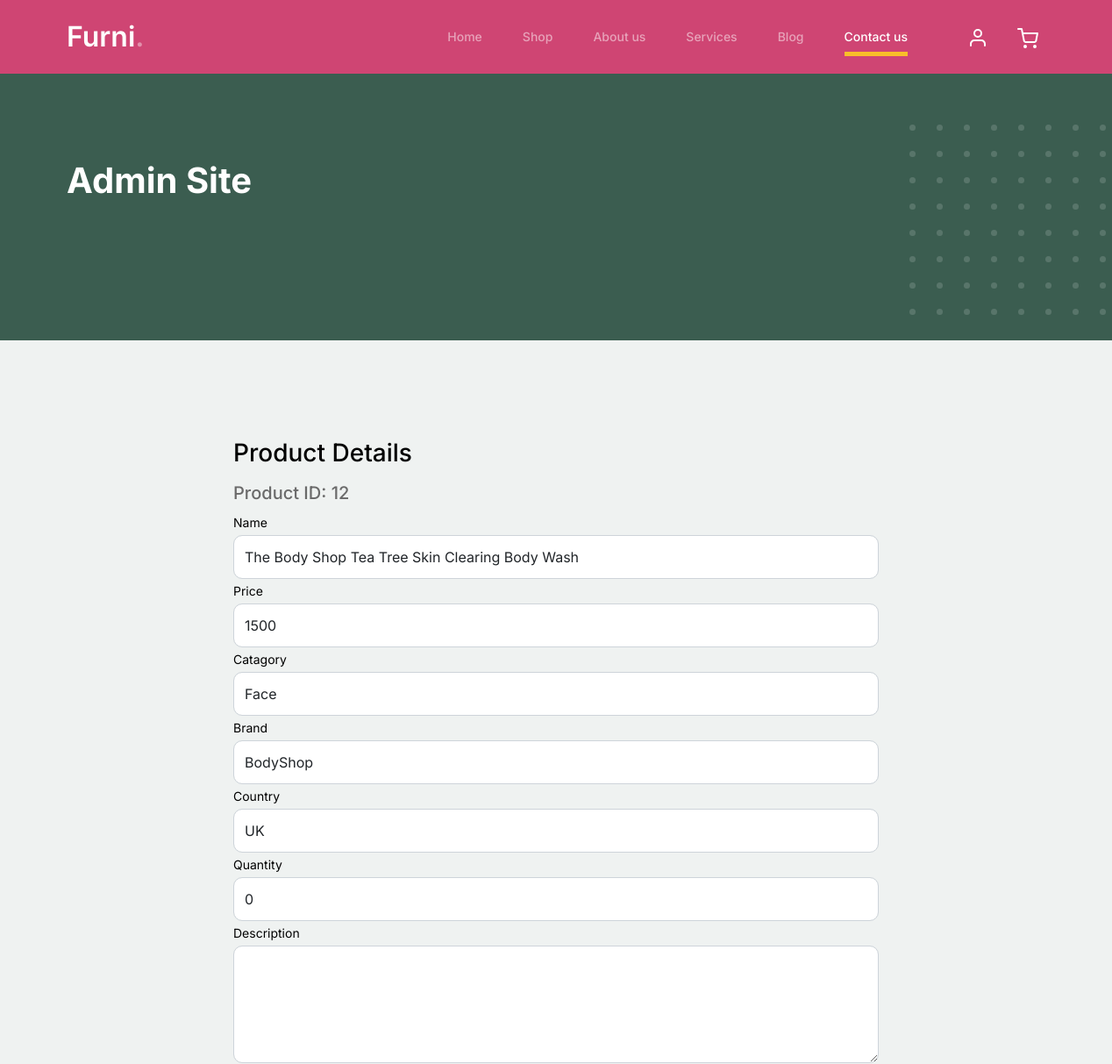
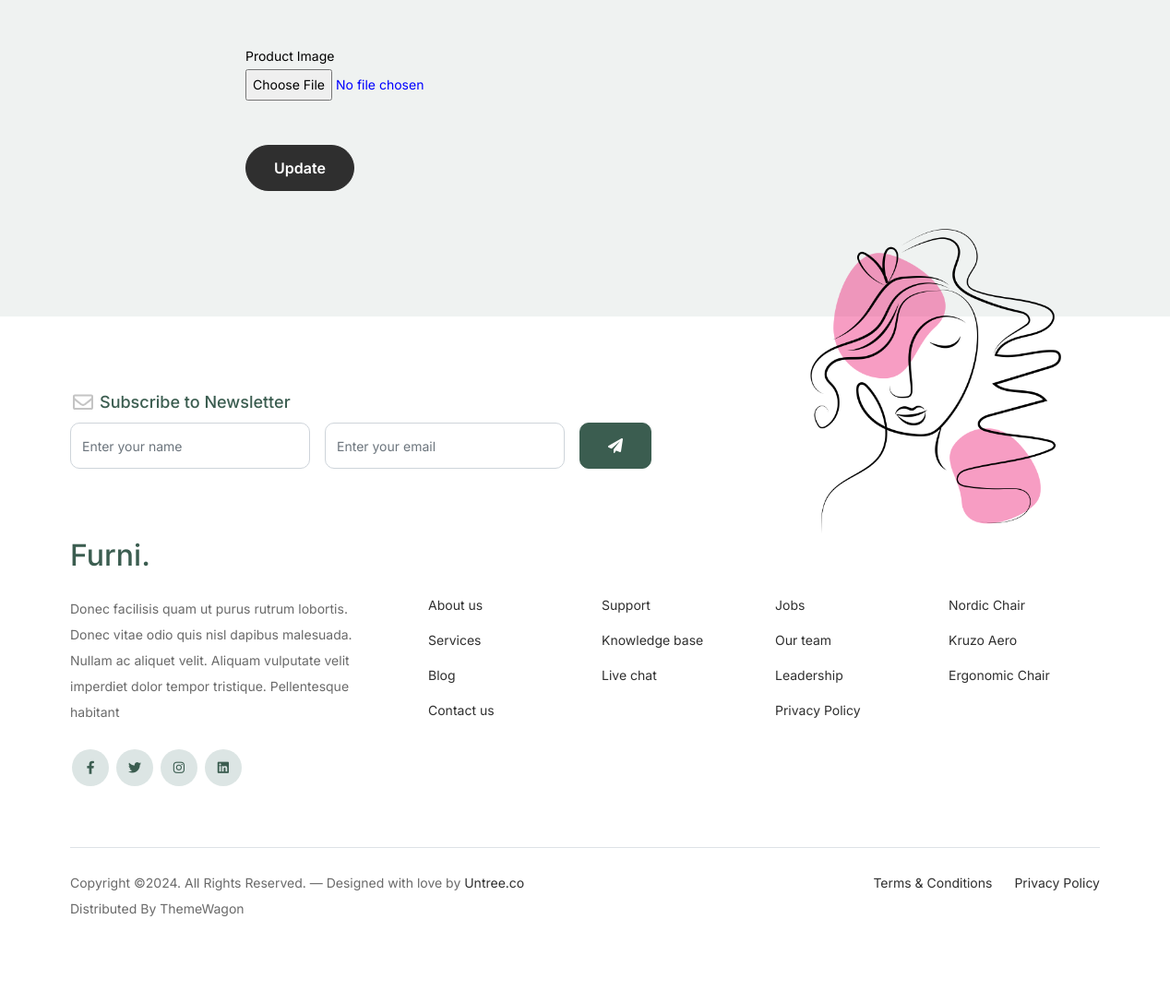
Screenshot of /alter/12/ with the database file from the repository (2 pictures, top to bottom).
### testing/models.py (models this page shows, shortened)
class Product(models.Model):
    name = models.CharField(max_length=200, null=True)
    price = models.IntegerField()
    catagory = models.CharField(max_length=200)
    brand = models.CharField(max_length=50)
    country = models.CharField(max_length=40)
    quantity = models.IntegerField(default=0)
    rating = models.FloatField(default=0.0)
    img = models.ImageField(upload_to='media/')
    description = models.CharField(max_length=500)

### testing/views.py (the view)
# urls.py: path('alter/<int:product_id>/', views.edit, name='edit'),
def edit(request, product_id):
    product = get_object_or_404(Product, id=product_id)
    return render(request, 'edit.html', {'product': product})

### templates/edit.html (shortened to what this page needs)
<!doctype html>
<html lang="en">
<head>
		<link href="/static/css/bootstrap.min.css" rel="stylesheet">
		<link href="https://cdnjs.cloudflare.com/ajax/libs/font-awesome/6.0.0-beta3/css/all.min.css" rel="stylesheet">
		<link href="/static/css/tiny-slider.css" rel="stylesheet">
		<link href="/static/css/style.css" rel="stylesheet">
	</head>
	<body>
		<nav class="custom-navbar navbar navbar navbar-expand-md navbar-dark bg-dark" arial-label="Furni navigation bar">
			<div class="container">
				<a class="navbar-brand" href="index.html">Furni<span>.</span></a>
				<div class="collapse navbar-collapse" id="navbarsFurni">
					<ul class="custom-navbar-nav navbar-nav ms-auto mb-2 mb-md-0">
						<li class="nav-item">
							<a class="nav-link" href="index.html">Home</a>
						</li>
						<li><a class="nav-link" href="shop.html">Shop</a></li>
						<li><a class="nav-link" href="about.html">About us</a></li>
						<li><a class="nav-link" href="services.html">Services</a></li>
						<li><a class="nav-link" href="blog.html">Blog</a></li>
						<li class="active"><a class="nav-link" href="contact.html">Contact us</a></li>
					</ul>
					<ul class="custom-navbar-cta navbar-nav mb-2 mb-md-0 ms-5">
						<li><a class="nav-link" href="#"><img src="/static/images/user.svg"></a></li>
						<li><a class="nav-link" href="cart.html"><img src="/static/images/cart.svg"></a></li>
					</ul>
				</div>
			</div>
		</nav>
			<div class="hero">
				<div class="container">
					<div class="row justify-content-between">
						<div class="col-lg-5">
							<div class="intro-excerpt">
								<h1>Admin Site</h1>
							</div>
						</div>
						<div class="col-lg-7">
						</div>
					</div>
				</div>
			</div>
		<div class="untree_co-section">
      <div class="container">
        <div class="block">
          <div class="row justify-content-center">
            <div class="col-md-8 col-lg-8 pb-4">
                <h2 class="h3 mb-3 text-black" style="color: forestgreen;">Product Details</h2>
                <h5> Product ID:{% if product %} {{ product.id }} {% endif %} </h5>
                <form method="post" enctype="multipart/form-data" action="{% url 'update_product' product.id %}">
                <div class="row">
                	<div class="form-group">
                        <label class="text-black"  >Name</label>
                        <input type="text" class="form-control" id="name" name="name" value="{{product.name}}">
                    </div>
                </div>
                <div class="form-group">
                  <label class="text-black" >Price</label>
                  <input type="text" class="form-control" id="price"  name="price" value="{{product.price}}">
                </div>
                <div class="form-group">
                    <label class="text-black"  >Catagory</label>
                    <input type="text" class="form-control" id="catagory" name="catagory" value="{{product.catagory}}">
                  </div>
                  <div class="form-group">
                    <label class="text-black"  >Brand</label>
                    <input type="text" class="form-control" id="brand" name="brand" value="{{product.brand}}">
                  </div>
                  <div class="form-group">
                    <label class="text-black" >Country</label>
                    <input type="text" class="form-control" id="country" name="country" value="{{product.country}}">
                  </div>
				  <div class="form-group">
					<label class="text-black" >Quantity</label>
					<input type="text" class="form-control" id="quantity"  name="quantity" value="{{product.quantity}}">
				  </div>
				  <div class="form-group mb-5">
					<label class="text-black" for="message">Description</label>
					<textarea name="description" class="form-control" id="description" cols="30" rows="5"></textarea>
				  </div>
                  <div class="form-group mb-5">
                    <label class="text-black" for="picture" >Product Image</label>
                    <br>
                    <input style="color:blue" type="file" id="picture" name="picture" accept="image/*" name="picture" required>
                  </div>
                <button type="submit" class="btn btn-primary-hover-outline">Update</button>
              </form>
            </div>
          </div>
        </div>
      </div>
    </div>
		<footer class="footer-section">
			<div class="container relative">
				<div class="sofa-img">
					<img src="/static/images/logo.png" alt="Image" class="img-fluid">
				</div>
				<div class="row">
					<div class="col-lg-8">
						<div class="subscription-form">
							<h3 class="d-flex align-items-center"><span class="me-1"><img src="images/envelope-outline.svg" alt="Image" class="img-fluid"></span><span>Subscribe to Newsletter</span></h3>
							<form action="#" class="row g-3">
								<div class="col-auto">
									<input type="text" class="form-control" placeholder="Enter your name">
								</div>
								<div class="col-auto">
									<input type="email" class="form-control" placeholder="Enter your email">
								</div>
								<div class="col-auto">
									<button class="btn btn-primary">
										<span class="fa fa-paper-plane"></span>
									</button>
								</div>
							</form>
						</div>
					</div>
				</div>
				<div class="row g-5 mb-5">
					<div class="col-lg-4">
						<div class="mb-4 footer-logo-wrap"><a href="#" class="footer-logo">Furni<span>.</span></a></div>
						<p class="mb-4">Donec facilisis quam ut purus rutrum lobortis. Donec vitae odio quis nisl dapibus malesuada. Nullam ac aliquet velit. Aliquam vulputate velit imperdiet dolor tempor tristique. Pellentesque habitant</p>
						<ul class="list-unstyled custom-social">
							<li><a href="#"><span class="fa fa-brands fa-facebook-f"></span></a></li>
							<li><a href="#"><span class="fa fa-brands fa-twitter"></span></a></li>
							<li><a href="#"><span class="fa fa-brands fa-instagram"></span></a></li>
							<li><a href="#"><span class="fa fa-brands fa-linkedin"></span></a></li>
						</ul>
					</div>
					<div class="col-lg-8">
						<div class="row links-wrap">
							<div class="col-6 col-sm-6 col-md-3">
								<ul class="list-unstyled">
									<li><a href="#">About us</a></li>
									<li><a href="#">Services</a></li>
									<li><a href="#">Blog</a></li>
									<li><a href="#">Contact us</a></li>
								</ul>
							</div>
							<div class="col-6 col-sm-6 col-md-3">
								<ul class="list-unstyled">
									<li><a href="#">Support</a></li>
									<li><a href="#">Knowledge base</a></li>
									<li><a href="#">Live chat</a></li>
								</ul>
							</div>
							<div class="col-6 col-sm-6 col-md-3">
								<ul class="list-unstyled">
									<li><a href="#">Jobs</a></li>
									<li><a href="#">Our team</a></li>
									<li><a href="#">Leadership</a></li>
									<li><a href="#">Privacy Policy</a></li>
								</ul>
							</div>
							<div class="col-6 col-sm-6 col-md-3">
								<ul class="list-unstyled">
									<li><a href="#">Nordic Chair</a></li>
									<li><a href="#">Kruzo Aero</a></li>
									<li><a href="#">Ergonomic Chair</a></li>
								</ul>
							</div>
						</div>
					</div>
				</div>
				<div class="border-top copyright">
					<div class="row pt-4">
						<div class="col-lg-6">
							<p class="mb-2 text-center text-lg-start">Copyright &copy;. All Rights Reserved. &mdash; Designed with love by <a href="https://untree.co">Untree.co</a> Distributed By <a hreff="https://themewagon.com">ThemeWagon</a>
            </p>
						</div>
						<div class="col-lg-6 text-center text-lg-end">
							<ul class="list-unstyled d-inline-flex ms-auto">
								<li class="me-4"><a href="#">Terms &amp; Conditions</a></li>
								<li><a href="#">Privacy Policy</a></li>
							</ul>
						</div>
					</div>
				</div>
			</div>
		</footer>
	</body>
</html>

### static/css/style.css (style rules this page uses)
body { overflow-x: hidden; position: relative; }
body { font-family: "Inter", sans-serif; font-weight: 400; line-height: 28px; color: #6a6a6a; font-size: 14px; background-color: #eff2f1; }
a { text-decoration: none; -webkit-transition: .3s all ease; -o-transition: .3s all ease; transition: .3s all ease; color: #2f2f2f; text-decoration: underline; }
.custom-navbar { background: #cf4573 !important; padding-top: 20px; padding-bottom: 20px; }
.custom-navbar .navbar-brand { font-size: 32px; font-weight: 600; }
.custom-navbar .navbar-brand > span { opacity: .4; }
@media (min-width: 992px) { .custom-navbar .custom-navbar-nav li { margin-left: 15px; margin-right: 15px; } }
.custom-navbar .custom-navbar-nav li a { font-weight: 500; color: #ffffff !important; opacity: .5; -webkit-transition: .3s all ease; -o-transition: .3s all ease; transition: .3s all ease; position: relative; }
@media (min-width: 768px) { .custom-navbar .custom-navbar-nav li a:before { content: ""; position: absolute; bottom: 0; left: 8px; right: 8px; background: #f9bf29; height: 5px; opacity: 1; visibility: visible; width: 0; -webkit-transition: .15s all ease-out; -o-transition: .15s all ease-out; transition: .15s all ease-out; } }
.custom-navbar .custom-navbar-nav li.active a { opacity: 1; }
.custom-navbar .custom-navbar-nav li.active a:before { width: calc(100% - 16px); }
.custom-navbar .custom-navbar-cta { margin-left: 0 !important; -webkit-box-orient: horizontal; -webkit-box-direction: normal; -ms-flex-direction: row; flex-direction: row; }
@media (min-width: 768px) { .custom-navbar .custom-navbar-cta { margin-left: 40px !important; } }
.custom-navbar .custom-navbar-cta li { margin-left: 0px; margin-right: 0px; }
.custom-navbar .custom-navbar-cta li:first-child { margin-right: 20px; }
.hero { background: #3b5d50; padding: calc(4rem - 30px) 0 0rem 0; }
@media (min-width: 768px) { .hero { padding: calc(4rem - 30px) 0 4rem 0; } }
@media (min-width: 992px) { .hero { padding: calc(8rem - 30px) 0 8rem 0; } }
.hero .intro-excerpt { position: relative; z-index: 4; }
@media (min-width: 992px) { .hero .intro-excerpt { max-width: 450px; } }
.hero h1 { font-weight: 700; color: #ffffff; margin-bottom: 30px; }
.btn { font-weight: 600; padding: 12px 30px; border-radius: 30px; color: #ffffff; background: #2f2f2f; border-color: #2f2f2f; }
.btn.btn-primary { background: #3b5d50; border-color: #3b5d50; }
.footer-section { padding: 80px 0; background: #ffffff; }
.footer-section .relative { position: relative; }
.footer-section a { text-decoration: none; color: #2f2f2f; -webkit-transition: .3s all ease; -o-transition: .3s all ease; transition: .3s all ease; }
.footer-section .subscription-form { margin-bottom: 40px; position: relative; z-index: 2; margin-top: 100px; }
@media (min-width: 992px) { .footer-section .subscription-form { margin-top: 0px; margin-bottom: 80px; } }
.footer-section .subscription-form h3 { font-size: 18px; font-weight: 500; color: #3b5d50; }
.footer-section .subscription-form .form-control { height: 50px; border-radius: 10px; font-family: "Inter", sans-serif; }
.footer-section .subscription-form .btn { border-radius: 10px !important; }
.footer-section .sofa-img { position: absolute; top: -200px; z-index: 1; right: 0; }
.footer-section .sofa-img img { max-width: 380px; }
.footer-section .links-wrap { margin-top: 0px; }
@media (min-width: 992px) { .footer-section .links-wrap { margin-top: 54px; } }
.footer-section .links-wrap ul li { margin-bottom: 10px; }
.footer-section .footer-logo-wrap .footer-logo { font-size: 32px; font-weight: 500; text-decoration: none; color: #3b5d50; }
.footer-section .custom-social li { margin: 2px; display: inline-block; }
.footer-section .custom-social li a { width: 40px; height: 40px; text-align: center; line-height: 40px; display: inline-block; background: #dce5e4; color: #3b5d50; border-radius: 50%; }
.footer-section .border-top { border-color: #dce5e4; }
.footer-section .border-top.copyright { font-size: 14px !important; }
.untree_co-section { padding: 7rem 0; }
.form-control { height: 50px; border-radius: 10px; font-family: "Inter", sans-serif; }
textarea { height: auto !important; }

### rows the page displays
Product: id "12", name "The Body Shop Tea Tree Skin Clearing Body Wash", price "1500", catagory "Face", brand "BodyShop", country "UK", quantity "0"
